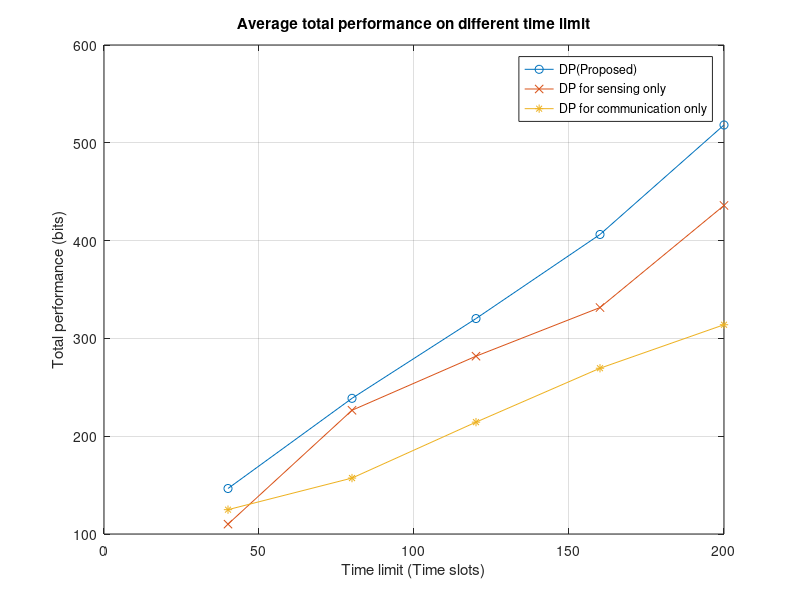
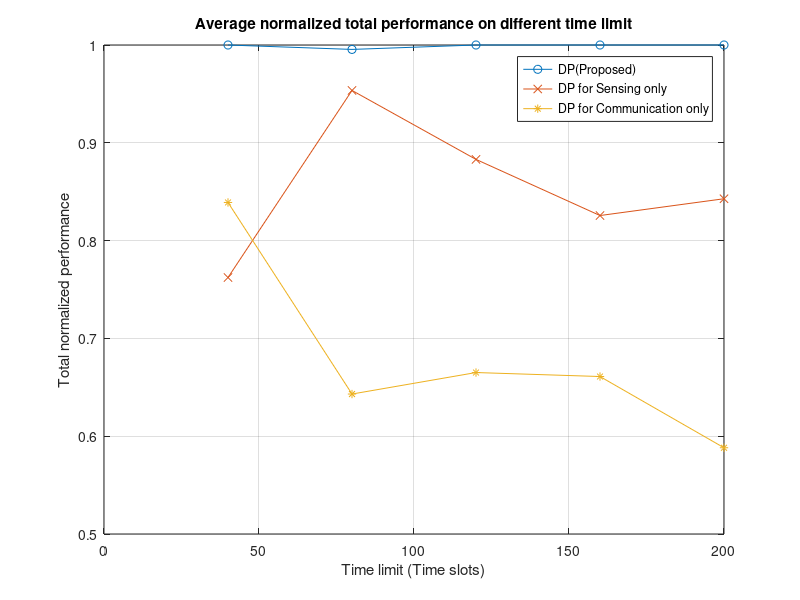
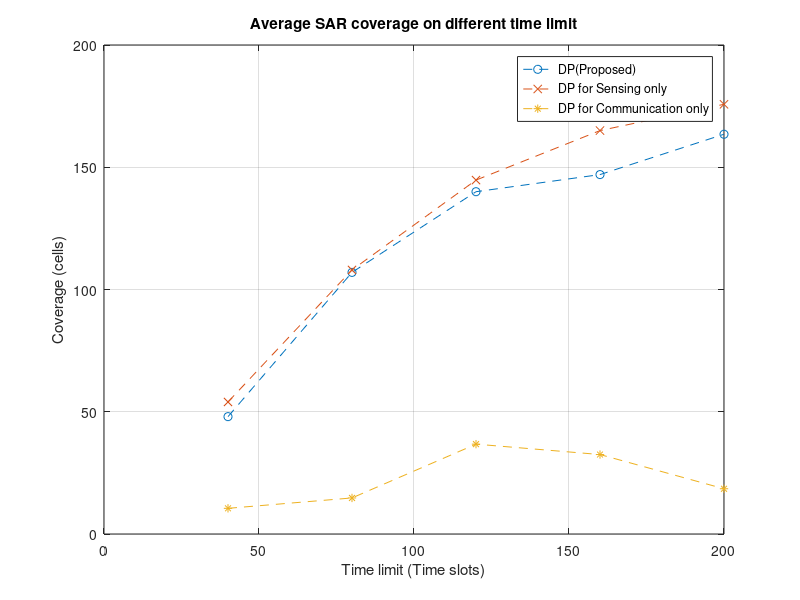
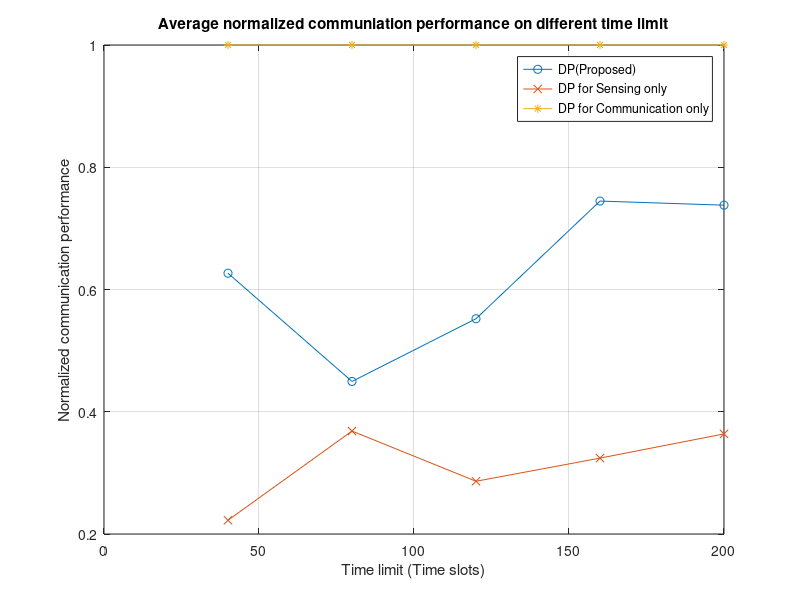

Recreate these plots in MATLAB, in order.
% 1. load 原本的
% 2. 改第二個section的檔名
clear all
load("multiple_different_time2.mat")
%%
mean_comm_rate_dp=mean(comm_rate_dp_matrix);
mean_comm_rate_sens=mean(comm_rate_sens_matrix);
mean_comm_rate_comm=mean(comm_rate_comm_matrix);
%%

mean_rate_dp_old=mean_rate_dp;
mean_rate_sens_old=mean_rate_sens;
mean_rate_comm_old=mean_rate_comm;
mean_rate_dp_normalized_old=mean_rate_dp_normalized;
mean_rate_sens_normalized_old=mean_rate_sens_normalized;
mean_rate_comm_normalized_old=mean_rate_comm_normalized;
mean_N_SAR_dp_old=mean_N_SAR_dp;
mean_N_SAR_sens_old=mean_N_SAR_sens;
mean_N_SAR_comm_old=mean_N_SAR_comm;
mean_comm_rate_dp_normalized_old=mean_comm_rate_dp_normalized;
mean_comm_rate_sens_nomalized_old=mean_comm_rate_sens_nomalized;
mean_comm_rate_comm_normalized_old=mean_comm_rate_comm_normalized;

mean_comm_rate_dp_old=mean_comm_rate_dp;
mean_comm_rate_sens_old=mean_comm_rate_sens;
mean_comm_rate_comm_old=mean_comm_rate_comm;
%%
load('multiple_different_time.mat', 'mean_rate_dp', 'mean_rate_sens', 'mean_rate_comm')
load('multiple_different_time.mat', 'mean_rate_dp_normalized', 'mean_rate_sens_normalized', 'mean_rate_comm_normalized')
load('multiple_different_time.mat', 'mean_N_SAR_dp', 'mean_N_SAR_sens', 'mean_N_SAR_comm')
load('multiple_different_time.mat', 'mean_comm_rate_dp_normalized', 'mean_comm_rate_sens_nomalized', 'mean_comm_rate_comm_normalized')
load('multiple_different_time.mat', 'mean_comm_rate_dp', 'mean_comm_rate_sens', 'mean_comm_rate_comm')
%%
mean_rate_dp=(mean_rate_dp+mean_rate_dp_old)/2;
mean_rate_sens=(mean_rate_sens+mean_rate_sens_old)/2;
mean_rate_comm=(mean_rate_comm+mean_rate_comm_old)/2;
mean_rate_dp_normalized=(mean_rate_dp_normalized+mean_rate_dp_normalized_old)/2;
mean_rate_sens_normalized=(mean_rate_sens_normalized+mean_rate_sens_normalized_old)/2;
mean_rate_comm_normalized=(mean_rate_comm_normalized+mean_rate_comm_normalized_old)/2;
mean_N_SAR_dp=(mean_N_SAR_dp+mean_N_SAR_dp_old)/2;
mean_N_SAR_sens=(mean_N_SAR_sens+mean_N_SAR_sens_old)/2;
mean_N_SAR_comm=(mean_N_SAR_comm+mean_N_SAR_comm_old)/2;
mean_comm_rate_dp_normalized=(mean_comm_rate_dp_normalized+mean_comm_rate_dp_normalized_old)/2;
mean_comm_rate_sens_nomalized=(mean_comm_rate_sens_nomalized+mean_comm_rate_sens_nomalized_old)/2;
mean_comm_rate_comm_normalized=(mean_comm_rate_comm_normalized+mean_comm_rate_comm_normalized_old)/2;
mean_comm_rate_dp=(mean_comm_rate_dp+mean_comm_rate_dp_old)/2;
mean_comm_rate_sens=(mean_comm_rate_sens+mean_comm_rate_sens_old)/2;
mean_comm_rate_comm=(mean_comm_rate_comm+mean_comm_rate_comm_old)/2;

%%

figure()
plot(time_slot_max_row, mean_rate_dp, '-o');
hold on
% plot(time_slot_max_row, mean_rate_heu, '-^');
plot(time_slot_max_row, mean_rate_sens, '-x');
plot(time_slot_max_row, mean_rate_comm, '-*');
ylabel('Total performance (bits)')
xlabel('Time limit (Time slots)')
grid on
legend('DP(Proposed)', 'DP for sensing only', 'DP for communication only')
title("Average total performance on different time limit")

figure()
plot(time_slot_max_row, mean_rate_dp_normalized, '-o');
hold on
% plot(time_slot_max_row, mean_rate_heu_normalized, '-^');
plot(time_slot_max_row, mean_rate_sens_normalized, '-x');
plot(time_slot_max_row, mean_rate_comm_normalized, '-*');
xlabel('Time limit (Time slots)')
ylabel('Total normalized performance')
grid on
legend('DP(Proposed)', 'DP for Sensing only', 'DP for Communication only')
title("Average normalized total performance on different time limit")

figure()
plot(time_slot_max_row, mean_N_SAR_dp, '--o');
hold on
% plot(time_slot_max_row, mean_N_SAR_heu, '--^');
plot(time_slot_max_row, mean_N_SAR_sens, '--x');
plot(time_slot_max_row, mean_N_SAR_comm, '--*');
ylabel('Coverage (cells)')
xlabel('Time limit (Time slots)')
grid on
legend('DP(Proposed)', 'DP for Sensing only', 'DP for Communication only')
title("Average SAR coverage on different time limit")

figure()
plot(time_slot_max_row, mean_comm_rate_dp_normalized, '-o');
hold on
% plot(time_slot_max_row, mean_comm_rate_heu_normalized, '-^');
plot(time_slot_max_row, mean_comm_rate_sens_nomalized, '-x');
plot(time_slot_max_row, mean_comm_rate_comm_normalized, '-*');
xlabel('Time limit (Time slots)')
ylabel('Normalized communication performance')
grid on
legend('DP(Proposed)', 'DP for Sensing only', 'DP for Communication only')
title("Average normalized communiation performance on different time limit")


figure()
plot(time_slot_max_row, mean_comm_rate_dp, '-o');
hold on
% plot(time_slot_max_row, mean_comm_rate_heu_normalized, '-^');
plot(time_slot_max_row, mean_comm_rate_sens, '-x');
plot(time_slot_max_row, mean_comm_rate_comm, '-*');
xlabel('Time limit (Time slots)')
ylabel('Communication performance (bits)')
grid on
legend('DP(Proposed)', 'DP for Sensing only', 'DP for Communication only')
title("Average communiation performance on different time limit")